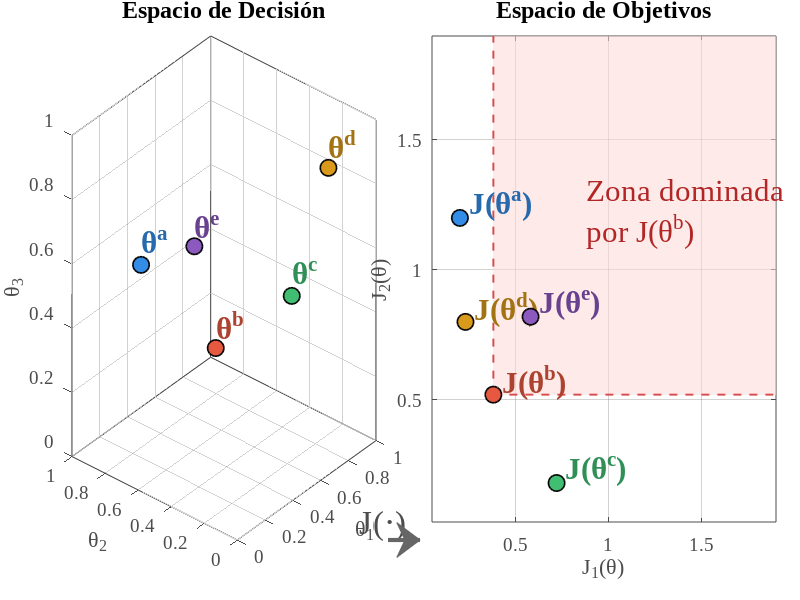

Here is the MATLAB script that generated this plot:
% =========================================================
%  VISUALIZACIÓN DE CONCEPTOS MULTIOBJETIVO
%  Decision Space (3D)  -->  Objectives Space (2D)
%  Conceptos: dominancia, frente de Pareto
% =========================================================
clear; clc; close all;

%% ---- Tamaño de fuente (ajustar aquí) ----
fsLabel = 22;   % etiquetas de puntos (theta^x, J(theta^x))
fsAxis  = 16;   % etiquetas de ejes
fsTitle = 17;   % títulos de paneles
fsAnnot = 22;   % texto de zona dominada y otros

%% ---- Soluciones en el espacio de decisión (3D, en [0,1]^3) ----
%  Modificar aquí para mover los puntos en el espacio de decisión
theta.a = [0.20, 0.75, 0.60];
theta.b = [0.50, 0.55, 0.30];
theta.c = [0.75, 0.30, 0.45];
theta.d = [0.8, 0.12, 0.88];
theta.e = [0.62, 0.78, 0.52];

%% ---- Valores en el espacio de objetivos (definir a mano) ----
%  Modificar aquí para mover los puntos en el espacio de objetivos.
%  Restricción de dominancia a mantener: J(b) domina J(e),
%  es decir J1(b) < J1(e)  Y  J2(b) < J2(e).
J.a = [0.20, 1.20];
J.b = [0.38, 0.52];
J.c = [0.72, 0.18];
J.d = [0.23, 0.80];
J.e = [0.58, 0.82];

%% ---- Offsets de etiquetas en espacio de decisión ----
%  [delta_theta1, delta_theta2, delta_theta3] desde el punto
offDec.a = [ 0.05,  0.04,  0.05];
offDec.b = [ 0.05,  0.04,  0.05];
offDec.c = [ 0.05,  0.04,  0.05];
offDec.d = [ 0.05,  0.04,  0.05];
offDec.e = [ 0.05,  0.04,  0.04];

%% ---- Offsets de etiquetas en espacio de objetivos ----
%  [delta_J1, delta_J2] desde el punto
offObj.a = [ 0.05,  0.05];
offObj.b = [ 0.05,  0.05];
offObj.c = [ 0.05,  0.05];
offObj.d = [ 0.05,  0.05];
offObj.e = [ 0.05,  0.05];

%% ---- Colores por solución ----
col.a = [0.20, 0.55, 0.90];
col.b = [0.90, 0.35, 0.25];
col.c = [0.25, 0.75, 0.45];
col.d = [0.85, 0.60, 0.10];
col.e = [0.55, 0.35, 0.75];

%% ---- Crear figura ----
fig = figure('Name','Optimización Multiobjetivo', ...
             'Color','w', 'Position',[80 80 1200 540]);

% Posiciones manuales: [left, bottom, width, height] en coordenadas normalizadas.
% Ajustar para controlar el espacio que ocupa cada panel.
pos1 = [0.09, 0.10, 0.38, 0.84];   % panel izquierdo (decisión) — margen izq. para zlabel
pos2 = [0.54, 0.13, 0.43, 0.81];   % panel derecho (objetivos) — margen inf. para xlabel

names = {'a','b','c','d','e'};

%% ========================
%  PANEL IZQUIERDO: Espacio de Decisión (3D)
%% ========================
ax1 = axes('Parent', fig, 'Position', pos1);
hold(ax1,'on'); box(ax1,'on'); grid(ax1,'on');
set(ax1,'FontSize',fsAxis-2,'FontName','Times New Roman', ...
        'GridAlpha',0.25,'XColor',[.3 .3 .3], ...
        'YColor',[.3 .3 .3],'ZColor',[.3 .3 .3]);
xlim(ax1,[0 1]); ylim(ax1,[0 1]); zlim(ax1,[0 1]);
xlabel(ax1,'\theta_1','FontSize',fsAxis,'FontName','Times New Roman');
ylabel(ax1,'\theta_2','FontSize',fsAxis,'FontName','Times New Roman');
zlabel(ax1,'\theta_3','FontSize',fsAxis,'FontName','Times New Roman');
title(ax1,'Espacio de Decisión','FontSize',fsTitle, ...
     'FontName','Times New Roman','FontWeight','bold');
view(ax1, [-50, 22]);   % azimut más negativo → eje Z sale hacia la derecha, zlabel visible

for i = 1:numel(names)
    nm = names{i};
    pt = theta.(nm);
    c  = col.(nm);
    scatter3(ax1, pt(1), pt(2), pt(3), 140, c, 'filled', ...
             'MarkerEdgeColor','k','LineWidth',1.2);
    off = offDec.(nm);
    text(ax1, pt(1)+off(1), pt(2)+off(2), pt(3)+off(3), ...
         ['\theta^' nm], 'FontSize',fsLabel, ...
         'FontName','Times New Roman','Color',c*0.75,'FontWeight','bold');
end

%% ========================
%  PANEL DERECHO: Espacio de Objetivos
%% ========================
ax2 = axes('Parent', fig, 'Position', pos2);
hold(ax2,'on'); box(ax2,'on'); grid(ax2,'on');
set(ax2,'FontSize',fsAxis-2,'FontName','Times New Roman', ...
        'GridAlpha',0.25,'XColor',[.3 .3 .3],'YColor',[.3 .3 .3]);
xlabel(ax2,'J_1(\theta)','FontSize',fsAxis,'FontName','Times New Roman');
ylabel(ax2,'J_2(\theta)','FontSize',fsAxis,'FontName','Times New Roman');
title(ax2,'Espacio de Objetivos','FontSize',fsTitle, ...
     'FontName','Times New Roman','FontWeight','bold');

% Zona dominada por J(theta^b) — región donde J1 >= J1(b) y J2 >= J2(b)
Jb    = J.b;
xMax  = 1.9;
yMax  = 1.9;
fill(ax2, [Jb(1) xMax xMax Jb(1)], [Jb(2) Jb(2) yMax yMax], ...
     [1.00 0.85 0.85], 'EdgeColor','none','FaceAlpha',0.55);
text(ax2, Jb(1)+0.50, Jb(2)+0.7, ...
     {'Zona dominada','por J(\theta^b)'}, ...
     'FontSize',fsAnnot,'FontName','Times New Roman', ...
     'Color',[0.70 0.15 0.15]);

% Líneas de frontera de dominancia
plot(ax2,[Jb(1) Jb(1)],[Jb(2) yMax],'--','Color',[0.85 0.3 0.3],'LineWidth',1.4);
plot(ax2,[Jb(1) xMax],[Jb(2) Jb(2)],'--','Color',[0.85 0.3 0.3],'LineWidth',1.4);

% Puntos en el espacio de objetivos
for i = 1:numel(names)
    nm  = names{i};
    Jpt = J.(nm);
    c   = col.(nm);
    scatter(ax2, Jpt(1), Jpt(2), 140, c, 'filled', ...
            'MarkerEdgeColor','k','LineWidth',1.2);
    off = offObj.(nm);
    text(ax2, Jpt(1)+off(1), Jpt(2)+off(2), ...
         ['J(\theta^' nm ')'], 'FontSize',fsLabel, ...
         'FontName','Times New Roman','Color',c*0.75,'FontWeight','bold');
end

% Límites del eje
allJ = [J.a; J.b; J.c; J.d; J.e];
xlim(ax2,[min(allJ(:,1))-0.15, xMax]);
ylim(ax2,[min(allJ(:,2))-0.15, yMax]);

%% ---- Mapeo entre paneles: J(.) + flecha gruesa ----
% Posición horizontal centrada en el hueco entre paneles (pos1 y pos2)
xGapCenter = (pos1(1)+pos1(3) + pos2(1)) / 2;   % centro del hueco
xArrowHalf = 0.02;                                % semilongitud de la flecha
yArrow     = 0.10;                                % altura de la flecha (bajar si solapa)
yLabel     = 0.10;                                % altura del texto J(.)

annotation('textbox',[xGapCenter-0.055 yLabel 0.11 0.08], ...
    'String','J(\cdot)', ...
    'FontSize',fsAnnot+2,'FontName','Times New Roman','EdgeColor','none', ...
    'HorizontalAlignment','center','VerticalAlignment','middle', ...
    'Color',[0.3 0.3 0.3]);

annotation('arrow', ...
    [xGapCenter-xArrowHalf, xGapCenter+xArrowHalf], [yArrow, yArrow], ...
    'LineWidth',3, 'HeadWidth',18, 'HeadLength',12, ...
    'Color',[0.4 0.4 0.4]);

%% ---- Exportar figura ----
exportgraphics(fig,'multiobjetivo_MO.png','Resolution',200);
fprintf('Figura guardada como multiobjetivo_MO.png\n');
